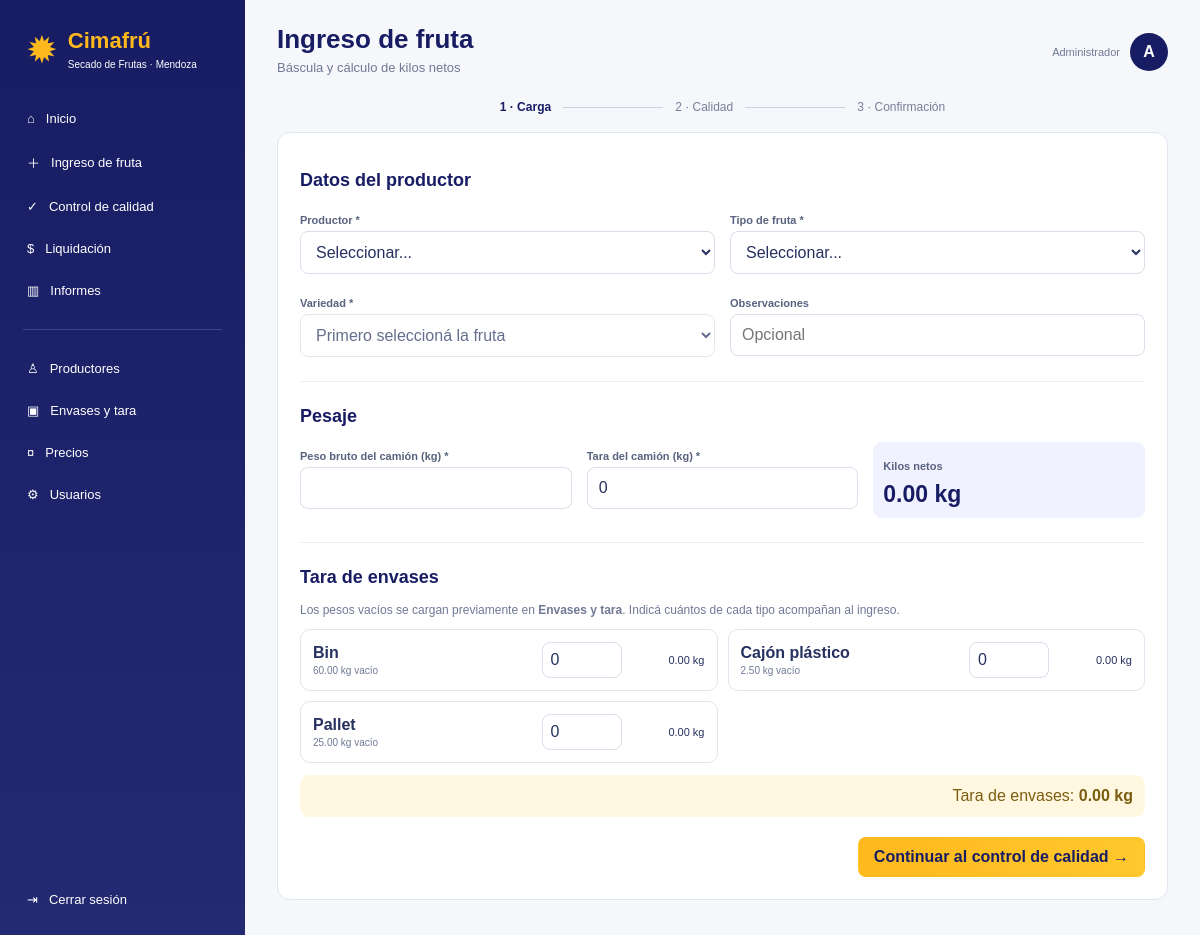
/ingreso-fruta (signed in), run on the app's committed database.
### app.py (models this page shows)
class Usuario(UserMixin,db.Model):
    id=db.Column(db.Integer,primary_key=True); usuario=db.Column(db.String(100),unique=True,nullable=False)
    password=db.Column(db.String(200),nullable=False); nombre=db.Column(db.String(120),default='')
    rol=db.Column(db.String(30),default='general',nullable=False); activo=db.Column(db.Boolean,default=True,nullable=False)

class Envase(db.Model):
    id=db.Column(db.Integer,primary_key=True); nombre=db.Column(db.String(80),unique=True,nullable=False); peso_vacio=db.Column(db.Float,nullable=False); activo=db.Column(db.Boolean,default=True,nullable=False)

### app.py (the view, shortened to what this page needs)
@app.route('/ingreso-fruta',methods=['GET','POST'])
@roles_requeridos('bascula','general')
def ingreso_fruta():
    productores=Productor.query.filter_by(activo=True).order_by(Productor.apellido,Productor.nombre).all(); envases=Envase.query.filter_by(activo=True).order_by(Envase.nombre).all()
    return render_template('ingreso_fruta.html',productores=productores,envases=envases)

### app.py (called while the page is built)
@login_manager.user_loader
def cargar_usuario(uid): return db.session.get(Usuario,int(uid))

@app.context_processor
def globals_template(): return {'ROLES':ROLES,'FRUTAS':FRUTAS,'VARIEDADES':VARIEDADES}

def roles_requeridos(*roles):
    def deco(view):
        @wraps(view)
        def wrapped(*args,**kwargs):
            if not current_user.is_authenticated: return login_manager.unauthorized()
            if not current_user.activo: logout_user(); flash('Usuario desactivado.','error'); return redirect(url_for('login'))
            if current_user.rol not in roles and current_user.rol!='administrador': abort(403)
            return view(*args,**kwargs)
        return wrapped
    return deco

@app.before_request
def bloquear_inactivos():
    if current_user.is_authenticated and not current_user.activo and request.endpoint not in ('logout','login','static'):
        logout_user(); return redirect(url_for('login'))

### templates/ingreso_fruta.html
{% extends 'base.html' %}{% block title %}Ingreso de fruta{% endblock %}{% block header %}Ingreso de fruta{% endblock %}{% block subtitle %}Báscula y cálculo de kilos netos{% endblock %}{% block content %}<div class="stepper"><span class="active">1 · Carga</span><i></i><span>2 · Calidad</span><i></i><span>3 · Confirmación</span></div><form method="POST" class="card"><h2>Datos del productor</h2><div class="grid2"><div><label>Productor *</label><select name="productor_id" required><option value="">Seleccionar...</option>{% for p in productores %}<option value="{{p.id}}">{{p.apellido}}, {{p.nombre}} — DNI {{p.dni}}</option>{% endfor %}</select></div><div><label>Tipo de fruta *</label><select name="fruta" id="fruta" required><option value="">Seleccionar...</option>{% for f in FRUTAS %}<option value="{{f}}">{{f}}</option>{% endfor %}</select></div><div><label>Variedad *</label><select name="variedad" id="variedad" required disabled><option value="">Primero seleccioná la fruta</option></select></div><div><label>Observaciones</label><input name="observaciones" placeholder="Opcional"></div></div><hr><h2>Pesaje</h2><div class="grid3"><div><label>Peso bruto del camión (kg) *</label><input type="number" step="0.01" min="0" name="peso_bruto_camion" id="bruto" required></div><div><label>Tara del camión (kg) *</label><input type="number" step="0.01" min="0" name="tara_camion" id="tara_camion" value="0" required></div><div class="result-weight"><label>Kilos netos</label><strong id="neto">0.00 kg</strong></div></div><hr><h2>Tara de envases</h2><p class="hint">Los pesos vacíos se cargan previamente en <b>Envases y tara</b>. Indicá cuántos de cada tipo acompañan al ingreso.</p><div class="envase-grid">{% for e in envases %}<div class="envase-card"><div><strong>{{e.nombre}}</strong><small>{{'%.2f'|format(e.peso_vacio)}} kg vacío</small></div><input class="cantidad-envase" data-peso="{{e.peso_vacio}}" name="envase_{{e.id}}" type="number" min="0" value="0"><span class="subtotal-envase">0.00 kg</span></div>{% endfor %}</div><div class="tara-total">Tara de envases: <strong id="tara_envases">0.00 kg</strong></div><div class="form-actions"><button class="btn-primary" type="submit">Continuar al control de calidad →</button></div></form>{% endblock %}

### templates/base.html (shortened to what this page needs)
<!doctype html><html lang="es"><head><link rel="stylesheet" href="{{ url_for('static',filename='estilos.css') }}"></head><body>
<aside class="sidebar"><div class="brand"><div class="brand-mark">✹</div><div><strong>Cimafrú</strong><small>Secado de Frutas · Mendoza</small></div></div><nav class="nav">
<a href="{{url_for('dashboard')}}">⌂ <span>Inicio</span></a>{% if current_user.rol in ['administrador','general','bascula'] %}<a href="{{url_for('ingreso_fruta')}}">＋ <span>Ingreso de fruta</span></a>{% endif %}{% if current_user.rol in ['administrador','general','calidad'] %}<a href="{{url_for('cola_calidad')}}">✓ <span>Control de calidad</span></a>{% endif %}{% if current_user.rol in ['administrador','general','liquidaciones'] %}<a href="{{url_for('liquidaciones')}}">$ <span>Liquidación</span></a>{% endif %}<a href="{{url_for('informes')}}">▥ <span>Informes</span></a><div class="nav-separator"></div>{% if current_user.rol in ['administrador','general','bascula'] %}<a href="{{url_for('productores')}}">♙ <span>Productores</span></a><a href="{{url_for('envases')}}">▣ <span>Envases y tara</span></a>{% endif %}{% if current_user.rol in ['administrador','general','precios'] %}<a href="{{url_for('precios')}}">¤ <span>Precios</span></a>{% endif %}{% if current_user.rol=='administrador' %}<a href="{{url_for('usuarios')}}">⚙ <span>Usuarios</span></a>{% endif %}</nav><a class="logout" href="{{url_for('logout')}}">⇥ <span>Cerrar sesión</span></a></aside>
<main class="contenido"><header class="topbar"><div><h1>{% block header %}{% endblock %}</h1><p>{% block subtitle %}{% endblock %}</p></div><div class="perfil"><span class="role">{{ ROLES.get(current_user.rol,current_user.rol) }}</span><div class="avatar">{{ current_user.usuario[0]|upper }}</div></div></header>{% block content %}{% endblock %}</main></body></html>

### static/estilos.css (style rules this page uses)
:root { --navy:#171c63;--navy2:#292f7b;--yellow:#ffb91d;--bg:#f5f7fb;--text:#26315f;--muted:#707996;--line:#e1e5ef;--green:#3da45b;--red:#d95c50 }
* { box-sizing:border-box }
body { margin:0;background:var(--bg);font-family:Arial,sans-serif;color:var(--text) }
a { text-decoration:none;color:inherit }
button,input,select,textarea { font:inherit }
.sidebar { position:fixed;left:0;top:0;bottom:0;width:245px;background:linear-gradient(180deg,var(--navy),#242a72);color:#fff;padding:22px 14px;display:flex;flex-direction:column;z-index:10 }
.brand { display:flex;gap:10px;align-items:center;padding:6px 12px 28px }
.brand-mark { font-size:38px;color:var(--yellow) }
.brand strong { display:block;color:var(--yellow);font-size:22px }
.brand small { font-size:10px }
.nav { display:flex;flex-direction:column;gap:5px }
.nav a,.logout { padding:11px 13px;border-radius:9px;display:flex;gap:11px;align-items:center;font-size:13px }
.nav-separator { height:1px;background:#ffffff28;margin:15px 9px }
.logout { margin-top:auto }
.contenido { margin-left:245px;padding:24px 32px;min-height:100vh }
.topbar { display:flex;justify-content:space-between;align-items:center;margin-bottom:20px }
.topbar h1 { margin:0;color:var(--navy);font-size:26px }
.topbar p { margin:5px 0;color:var(--muted);font-size:13px }
.perfil { display:flex;align-items:center;gap:10px }
.role { font-size:11px;color:var(--muted) }
.avatar { width:38px;height:38px;border-radius:50%;background:var(--navy);color:#fff;display:grid;place-items:center;font-weight:bold }
.stat,.quick,.card { background:#fff;border:1px solid var(--line);border-radius:13px }
.quick p,.hint { font-size:12px;color:var(--muted) }
.card { padding:22px;margin-bottom:16px }
.grid2 { display:grid;grid-template-columns:repeat(2,1fr);gap:15px }
.grid3 { display:grid;grid-template-columns:repeat(3,1fr);gap:15px }
.card h2 { color:var(--navy);font-size:18px }
label { display:block;font-size:11px;font-weight:bold;color:#59637f;margin:8px 0 5px }
input,select,textarea { width:100%;padding:11px;border:1px solid #d9deea;border-radius:8px;background:#fff;color:var(--text) }
hr { border:0;border-top:1px solid #edf0f5;margin:24px 0 }
.btn-primary,.btn-secondary,.btn-small { display:inline-flex;align-items:center;justify-content:center;padding:10px 15px;border-radius:8px;border:1px solid transparent;cursor:pointer }
.btn-primary { background:linear-gradient(90deg,var(--yellow),#ffc82e);color:var(--navy);font-weight:bold }
.form-actions { display:flex;justify-content:flex-end;gap:9px;margin-top:20px }
.stepper { display:flex;justify-content:center;align-items:center;gap:12px;margin-bottom:18px }
.stepper span { font-size:12px;color:#777f99 }
.stepper .active { color:var(--navy);font-weight:bold }
.stepper i { width:100px;height:1px;background:#ccd2e0 }
.result-weight { background:#f0f2ff;border-radius:9px;padding:10px }
.result-weight strong { font-size:23px;color:var(--navy);display:block;margin-top:9px }
.envase-grid { display:grid;grid-template-columns:repeat(2,1fr);gap:10px }
.envase-card { border:1px solid var(--line);border-radius:10px;padding:12px;display:grid;grid-template-columns:1fr 80px 75px;align-items:center;gap:8px }
.envase-card small { display:block;color:var(--muted);font-size:10px;margin-top:3px }
.envase-card input { padding:8px }
.subtotal-envase { font-size:11px;text-align:right }
.tara-total { margin-top:12px;background:#fff7df;border-radius:9px;padding:12px;text-align:right;color:#7a5d10 }

### data on the page
Usuario: get "Administrador", usuario "A"
Envase: nombre "Bin", peso_vacio "60.00"
Envase: nombre "Cajón plástico", peso_vacio "2.50"
Envase: nombre "Pallet", peso_vacio "25.00"
